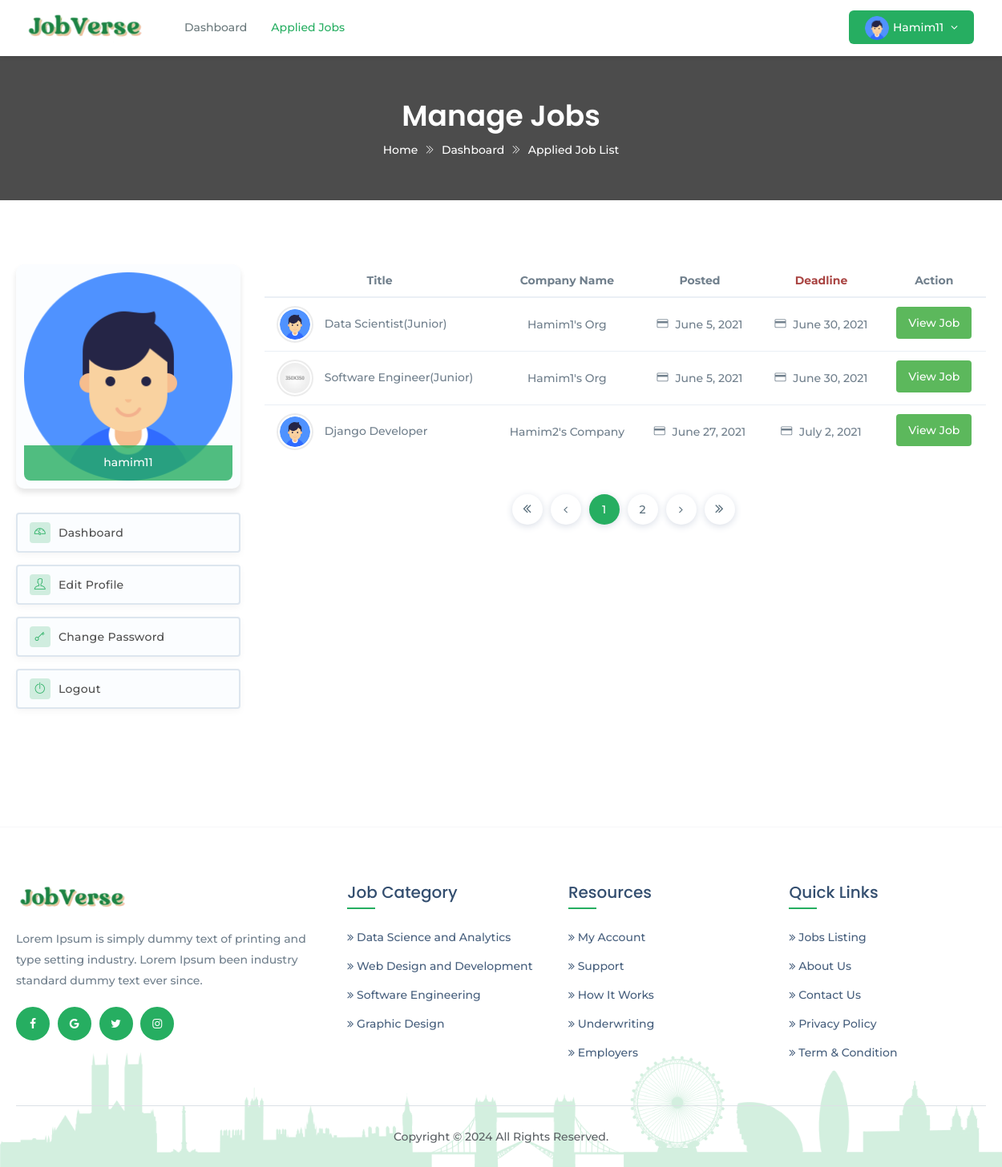
The page /allappliedjobs/ (signed in) on the database its author committed.
### account/models.py (models this page shows, shortened)
class Applicant(models.Model):
    user = models.OneToOneField(settings.AUTH_USER_MODEL,
                                on_delete=models.CASCADE)
    phone = models.CharField(max_length=11, blank=True, null=True)
    work_exp = models.CharField(max_length=50, blank=True, null=True)
    summary = models.TextField(max_length=255)
    gender = models.CharField(
        max_length=10, choices=GENDER_CHOICE, default='Male')
    address = models.TextField(max_length=100)
    dob = models.DateField(blank=True, null=True)
    language = models.CharField(max_length=100)
    website = models.URLField()
    image = models.ImageField(blank=True, null=True)
    category = models.CharField(max_length=100, choices=JOB_CATEGORY,
                                default='Web Developer')

### cvrecommender/models.py (models this page shows, shortened)
class JobApplication(models.Model):
    applicant = models.ForeignKey('account.Applicant',
                                  on_delete=models.CASCADE,
                                  related_name='jobapplicants', blank=True)
    job = models.ForeignKey('Job',
                            on_delete=models.CASCADE,
                            related_name='jobs')
    apply_time = models.DateField(auto_now_add=True)
    first_name = models.CharField(max_length=30)
    last_name = models.CharField(max_length=20)
    email = models.EmailField(max_length=254)
    phone = models.CharField(max_length=11)
    education_application = models.CharField(max_length=20, choices=EDU)
    cgpa_application = models.DecimalField(max_digits=3, decimal_places=2)
    skill_req_application = models.TextField()
    skill_bonus_application = models.CharField(
        max_length=255, blank=True, null=True)
    related_experience_application = models.PositiveSmallIntegerField(
        validators=[MinValueValidator(0), MaxValueValidator(15)])
    total_experience_application = models.PositiveSmallIntegerField(
        validators=[MinValueValidator(0), MaxValueValidator(15)])
    score = models.FloatField(default=0.0)
    note_application = models.TextField(blank=True, null=True)
    cv_application = models.FileField()

class Job(models.Model):
    title = models.CharField(max_length=200)
    slug = models.SlugField(max_length=200, blank=True,
                            help_text='You may keep it blank')
    company_name = models.CharField(max_length=200)
    starting_date = models.DateField(blank=True, null=True)
    deadline = models.DateField(blank=True, null=True)
    salary = models.PositiveIntegerField()
    vacancy = models.PositiveSmallIntegerField(
        validators=[MinValueValidator(1), MaxValueValidator(50)])
    job_category = models.CharField(max_length=50, choices=JOB_CATEGORY)
    job_type = models.CharField(max_length=20, choices=JOB_TYPE)
    email = models.EmailField(max_length=254,)
    phone = models.CharField(max_length=11, blank=True, null=True)
    company_website = models.URLField()
    logo = models.ImageField(null=True, blank=True)
    address = models.TextField(max_length=200)
    division = models.CharField(max_length=15, choices=CITY)
    description = models.TextField()
    responsibility = models.TextField()
    min_education = models.CharField(max_length=20, choices=EDU)
    cgpa = models.DecimalField(max_digits=3, decimal_places=2)
    experience = models.PositiveSmallIntegerField(
        validators=[MinValueValidator(0), MaxValueValidator(15)])
    skill_req = models.TextField(help_text='Input skills with comma')
    skill_bonus = models.CharField(
        max_length=255, blank=True, null=True, help_text='Input skills with comma')
    status = models.CharField(max_length=20, choices=STATUS)
    publish = models.DateField(auto_now_add=True)
    last_modified = models.DateField(auto_now=True)
    recruiter = models.ForeignKey('account.Recruiter',
                                  on_delete=models.CASCADE,
                                  related_name='recruiters')
    applicant = models.ManyToManyField('account.Applicant',
                                       related_name='applicants', blank=True)
    objects = models.Manager()         # default manager
    published = PublishedManager()    # custom manager for all published job post
    def __str__(self):
        return self.title
    def get_absolute_url(self):
        return reverse('jobDetail', args=[self.slug])

### custom_decorators/custom_decorator.py (the view)
        def wrapper_function(request, *args, **kwargs):
            group = None
            if request.user.groups.exists():
                group = request.user.groups.all()[0].name
                if group in allowed_group:
                    return view_function(request, *args, **kwargs)
                else:
                    raise PermissionDenied
            else:
                return redirect('login')

### cvrecommender/templates/applied_job_list.html (shortened to what this page needs)
{% load static %}
<!DOCTYPE html>
<html class="no-js" lang="zxx">
  <head>
    <link href="{% static 'assets/plugins/bootstrap/css/bootstrap.min.css' %}" rel="stylesheet">
    <link href="{% static 'assets/plugins/icons/css/icons.css' %}" rel="stylesheet">
    <link href="{% static 'assets/plugins/animate/animate.css' %}" rel="stylesheet">
    <link href="{% static 'assets/plugins/aos-master/aos.css' %}" rel="stylesheet">
    <link href="{% static 'assets/plugins/bootstrap/css/bootsnav.css' %}" rel="stylesheet">
    <link href="{% static 'assets/css/style.css' %}" rel="stylesheet">
    <link href="{% static 'assets/css/responsive.css' %}" rel="stylesheet">
  </head>
  <body class="utf_skin_area">
  <nav class="navbar navbar-default navbar-mobile navbar-fixed light bootsnav">
  <div class="container">
    <div class="navbar-header">
      <a class="navbar-brand" href="{% url 'home' %}"> <img src="{% static 'assets/img/logologo.png' %}" class="logo logo-display" alt="">
        <img src="{% static 'assets/img/logologo.png' %}" class="logo logo-scrolled" alt="">
      </a>
	  </div>
    <div class="collapse navbar-collapse" id="navbar-menu">
      <ul class="nav navbar-nav navbar-left" data-in="fadeInDown" data-out="fadeOutUp">
        <li> <a href="{% url 'applicantdashboard' %}">Dashboard</a> </li>
        <li class="active"> <a href="{% url 'allappliedjobs' %}">Applied jobs</a> </li>
      </ul>
      <ul class="nav navbar-nav navbar-right">
        <li class="dropdown sign-up">
          {% if request.user.applicant.image %}
            <a class="dropdown-toggle btn-signup red-btn" data-toggle="dropdown" href="">
              <img src="{{ request.user.applicant.image.url }}" class="img-responsive img-circle" alt="">
              {{ request.user }}
            </a>
          {% else %}
            <a class="dropdown-toggle btn-signup red-btn" data-toggle="dropdown" href="">
              <img src="{% static 'assets/img/user-profile.png' %}" class="img-responsive img-circle" alt="">
              {{ request.user }}
            </a>
          {% endif %}
        </li>
      </ul>
    </div>
  </div>
</nav>
    <div class="page-title" style="background: none;">
      <div class="container">
        <div class="page-caption">
          <h2>Manage Jobs</h2>
          <p><a href="{% url 'home' %}" title="Home">Home</a> <i class="ti-angle-double-right"></i>
          <a href="{% url 'applicantdashboard' %}"> Dashboard</a> <i class="ti-angle-double-right"></i> Applied Job List</p>
        </div>
      </div>
    </div>
<section class="padd-top-80 padd-bot-80">
  <div class="container">
    <div class="row">
      <div class="col-md-3">
        <div id="leftcol_item">
          {% if request.user.applicant.image  %}
            <div class="user_dashboard_pic"> <img alt="user photo" src="{{ request.user.applicant.image.url }}">
              <span class="user-photo-action">{{ request.user }}</span>
            </div>
          {% else %}
            <div class="user_dashboard_pic"> <img alt="user photo" src="{% static 'assets/img/user-profile.png' %}">
              <span class="user-photo-action">{{ request.user }}</span>
            </div>
          {% endif %}
        </div>
        <div class="dashboard_nav_item">
          <ul>
            <li><a href="{% url 'applicantdashboard' %}"><i class="login-icon ti-dashboard"></i> Dashboard</a></li>
            <li><a href="{% url 'editapplicantprofile' %}"><i class="login-icon ti-user"></i> Edit Profile</a></li>
            <li><a href="{% url 'password_change' %}"><i class="login-icon ti-key"></i> Change Password</a></li>
            <li><a href="{% url 'logout' %}"><i class="login-icon ti-power-off"></i> Logout</a></li>
          </ul>
        </div>
	    </div>
	    <div class="col-md-9">
        <div class="table-responsive">
          <table class="table table-lg table-hover">
            <thead>
              <tr>
                <th class="text-center">Title</th>
                <th class="text-center">Company Name</th>
                <th class="text-center">Posted</th>
                <th class="text-danger text-center">Deadline</th>
                <th class="text-center">Action</th>
              </tr>
            </thead>
            <tbody>
            {% for job in applied_jobs %}
              <tr>
                <td>
                  {% if job.job.logo %}
                    <img src="{{ job.job.logo.url }}" class="avatar-lg" alt="Company Logo">
                  {% else %}
                    <img src="{% static 'assets/img/company_logo_8.png' %}" class="avatar-lg" alt="Company Logo">
                  {% endif %}
                  {{ job.job }}
                </td>
                <td class="text-center">{{ job.job.company_name }}</td>
                <td class="text-center"><i class="ti-credit-card"></i> {{ job.job.publish }}</td>
                <td class="text-center"><i class="ti-credit-card"></i> {{ job.job.deadline }}</td>
                <td class="text-center"> <a href="{{ job.job.get_absolute_url }}" class="btn btn-success">View Job</a></td>
              </tr>
            {% empty %}
              <td colspan="6" class="text-center">You have Not applied to any job yet.</td>
              {{ applied_jobs }}
            {% endfor %}
            </tbody>
          </table>
          <div class="utf_flexbox_area padd-10">
            <ul class="pagination">
              {% if applied_jobs.has_previous %}
                <li class="page-item"> <a class="page-link" href="?page=1" aria-label="Previous">
                  <span aria-hidden="true"><i class="fa fa-angle-double-left"></i></span> </a>
                </li>
                <li class="page-item"> <a class="page-link" href="?page={{ applied_jobs.previous_page_number }}" aria-label="Previous">
                  <span aria-hidden="true"><i class="fa fa-angle-left"></i></span> </a>
                </li>
              {% else %}
                <li class="page-item"> <a class="page-link" href="?page=1" aria-label="Previous">
                  <span aria-hidden="true"><i class="fa fa-angle-double-left"></i></span> </a>
                </li>
                <li class="page-item"> <a class="page-link" href="?page=1" aria-label="Previous">
                  <span aria-hidden="true"><i class="fa fa-angle-left"></i></span> </a>
                </li>
              {% endif %}
              {% for job in applied_jobs.paginator.page_range %}
                {% if applied_jobs.number == job %}
                  <li class="page-item active"><a class="page-link" href="?page={{ job }}">{{ job }}</a> </li>
                {% elif job > applied_jobs.number|add:'-2' and job < applied_jobs.number|add:'2' %}
                  <li class="page-item"><a class="page-link" href="?page={{ job }}">{{ job }}</a> </li>
                {% endif %}
              {% endfor %}
              {% if applied_jobs.has_next %}
                <li class="page-item"> <a class="page-link" href="?page={{ applied_jobs.next_page_number }}" aria-label="Previous">
                  <span aria-hidden="true"><i class="fa fa-angle-right"></i></span> </a>
                </li>
                <li class="page-item"> <a class="page-link" href="?page={{ applied_jobs.paginator.num_pages }}" aria-label="Previous">
                  <span aria-hidden="true"><i class="fa fa-angle-double-right"></i></span> </a>
                </li>
              {% endif %}
            </ul>
          </div>
        </div>
      </div>
    </div>
  </div>
</section>
<footer class="footer">
  <div class="container">
    <div class="row">
      <div class="col-md-4 col-sm-4">
        <a href="{% url 'home' %}"><img class="footer-logo" src="{% static 'assets/img/logologo.png' %}" alt=""></a>
        <p>Lorem Ipsum is simply dummy text of printing and type setting industry. Lorem Ipsum been industry standard dummy text ever since.</p>
        <div class="f-social-box">
          <ul>
            <li><a href="#"><i class="fa fa-facebook facebook-cl"></i></a></li>
            <li><a href="#"><i class="fa fa-google google-plus-cl"></i></a></li>
            <li><a href="#"><i class="fa fa-twitter twitter-cl"></i></a></li>
            <li><a href="#"><i class="fa fa-instagram instagram-cl"></i></a></li>
          </ul>
        </div>
      </div>
      <div class="col-md-8 col-sm-8">
        <div class="row">
          <div class="col-md-4 col-sm-4 col-xs-6">
            <h4>Job Category</h4>
            <ul>
              {% for key, value in sliced_dict.items %}
              <li><a href="{% url 'jobCategory' key %}"><i class="fa fa-angle-double-right"></i> {{ key }}</a></li>
            {% empty %}
              <li>Sorry, NO Category found!!!</li>
            {% endfor %}
            </ul>
          </div>
          <div class="col-md-4 col-sm-4 col-xs-6">
            <h4>Resources</h4>
            <ul>
              <li><a href="#"><i class="fa fa-angle-double-right"></i> My Account</a></li>
              <li><a href="#"><i class="fa fa-angle-double-right"></i> Support</a></li>
              <li><a href="#"><i class="fa fa-angle-double-right"></i> How It Works</a></li>
              <li><a href="#"><i class="fa fa-angle-double-right"></i> Underwriting</a></li>
              <li><a href="#"><i class="fa fa-angle-double-right"></i> Employers</a></li>
            </ul>
          </div>
		      <div class="col-md-4 col-sm-4 col-xs-6">
            <h4>Quick Links</h4>
            <ul>
              <li><a href="{% url 'allPublishedJobs' %}"><i class="fa fa-angle-double-right"></i> Jobs Listing</a></li>
              <li><a href="#"><i class="fa fa-angle-double-right"></i> About Us</a></li>
              <li><a href="#"><i class="fa fa-angle-double-right"></i> Contact Us</a></li>
              <li><a href="#"><i class="fa fa-angle-double-right"></i> Privacy Policy</a></li>
              <li><a href="#"><i class="fa fa-angle-double-right"></i> Term & Condition</a></li>
            </ul>
          </div>
        </div>
      </div>
    </div>
    <div class="row">
      <div class="col-md-12">
        <div class="copyright text-center">
          <p>Copyright © 2024 All Rights Reserved.</p>
        </div>
      </div>
    </div>
  </div>
</footer>
  </body>
</html>

### rows shown on the page
JobApplication: job.logo (picture), job "Data Scientist(Junior)", job.company_name "Hamim1's Org", job.publish "June 5, 2021", job.deadline "June 30, 2021"
JobApplication: job "Software Engineer(Junior)", job.company_name "Hamim1's Org", job.publish "June 5, 2021", job.deadline "June 30, 2021"
JobApplication: job.logo (picture), job "Django Developer", job.company_name "Hamim2's Company", job.publish "June 27, 2021", job.deadline "July 2, 2021"
Job: sliced_dict "Data Science and Analytics"
Job: sliced_dict "Web Design and Development"
Job: sliced_dict "Software Engineering"
Job: sliced_dict "Graphic Design"

### other values the page prints
{{ request.user }} "Hamim11"
{{ request.user }} "hamim11"
{{ job }} "1"
{{ job }} "2"
